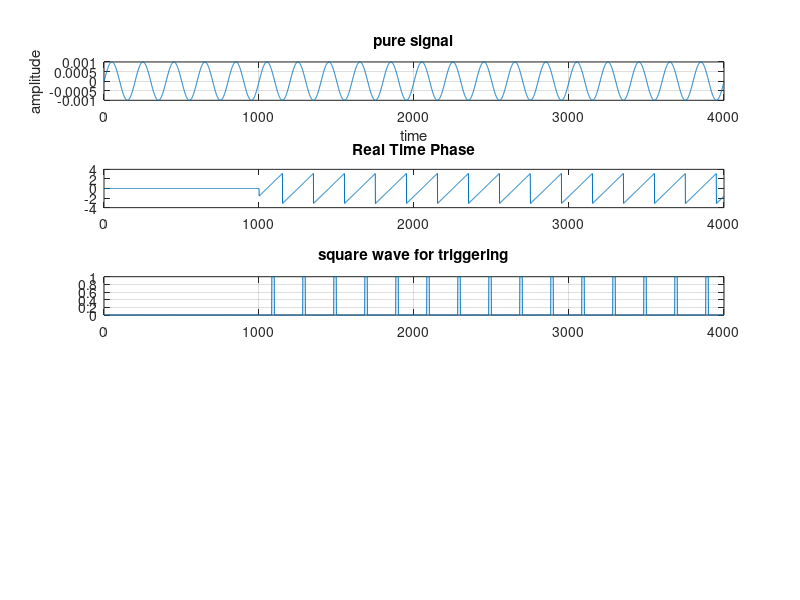

Write the MATLAB code that produced this figure. (Note: this script raises an error after producing the figure.)

clear;
close all;
%%
t=csvread("sinwave4.csv");   % sin4 is giving best results
time=t(:,1);
y=t(:,2);

%plot(x(:,1),x(:,2))
SNR=5;   % signal-to-noise ratio
fs=2000;

figure(1)
subplot(5,1,1) % 5 rows , 1 column , first position
plot(y); box on; grid on;
title("pure signal")
xlabel 'time';
ylabel 'amplitude';
%%
%%
signal = y;
filtered7 = NaN(size(signal));
steps     = 1:1:numel(signal);
for i = 1000:numel(steps)
    ww=NaN(1000,1);
    i1 = steps(i-999);
    i2 = steps(i);
    [ww(1:1000)] = hilbert(signal(i1:i2));
    filtered7(i)=ww(1000);
end
sigphase2 = atan2(imag(filtered7),real(filtered7));
%sigphase = (unwrap(angle(filtered3)))';
sigphase2(1:1000)=zeros(1000,1);
subplot(5,1,2); grid on; box on;
plot(sigphase2)
title("Real Time Phase")
%%
squareWave1=zeros(length(sigphase2),1);
for j=1:length(sigphase2)
    if (1<= sigphase2(j)) && (sigphase2(j)<=1.5)
        squareWave1(j,1)=1;
    end
end
subplot(5,1,3)
plot(squareWave1); grid on; box on;
title("square wave for triggering")

%%
Y1 = awgn(y,SNR,'measured','linear');    % adding white gaussian noise
%plot(time, Y1)

% subplot(5,1,2) % 5 rows , 1 column , 2nd position
% plot(Y1); grid on; box on;
% title("signal added with gaussian noise")
% xlabel 'time';
% ylabel 'amplitude';
% title("signal added with noise")
%%
signal    = Y1;
fcutlow=8;   %low cut frequency in Hz
fcuthigh=13;   %high cut frequency in Hz
order=3;
[b,a]=butter(order,[fcutlow,fcuthigh]/(fs/2),'bandpass');
% [b,a] = butter(n,Wn); wn:cut-off frequency
% [b,a]    = butter(3, 0.5);

% To get the phase response
%[phi,w] = phasez(b,a,n);
[phi,w]=phasez(b,a,order);
z         = zeros(1, 6);
filtered1 = filter(b, a, signal, z);  % Same as: filter(b, a, signal) if z is 0
filtered2 = NaN(size(signal));
steps     = 0:1:numel(signal);
for iStep = 1:numel(steps) - 1
  i1 = steps(iStep) + 1;
  i2 = steps(iStep + 1);
  % z is updated in each block:
  [filtered2(i1:i2), z] = filter(b, a, signal(i1:i2), z);
end

k=phasez(filter(b,a,Y1,z));

% subplot(5,1,3)
% plot(filtered2,'g'); grid on; box on;
% title("Real time band pass filtered signal")
%%
signal = filtered2;
filtered3 = NaN(size(signal));
steps     = 1:1:numel(signal);
for i = 1000:numel(steps)
    ww=NaN(1000,1);
    i1 = steps(i-999);
    i2 = steps(i);
    [ww(1:1000)] = hilbert(signal(i1:i2));
    filtered3(i)=ww(1000);
end
sigphase = atan2(imag(filtered3),real(filtered3));
%sigphase = (unwrap(angle(filtered3)))';
sigphase(1:1000)=zeros(1000,1);

sigphase3=unwrap(sigphase);
sigphase4=sigphase3+k(5);
sigphase5=wrapToPi(sigphase4);

subplot(5,1,4); grid on; box on;
plot(sigphase5)
title("Real Time Phase")
%%
squareWave=zeros(length(sigphase5),1);
for j=1:length(sigphase5)
    if (1<= sigphase5(j)) && (sigphase5(j)<=1.5)
        squareWave(j,1)=1;
    end
end
subplot(5,1,5)
plot(squareWave); grid on; box on;
title("square wave for triggering")
%%

%writematrix([time squareWave squareWave1],'squareWaves_After_phaseCompensation.csv')
%%

disp('running completed')